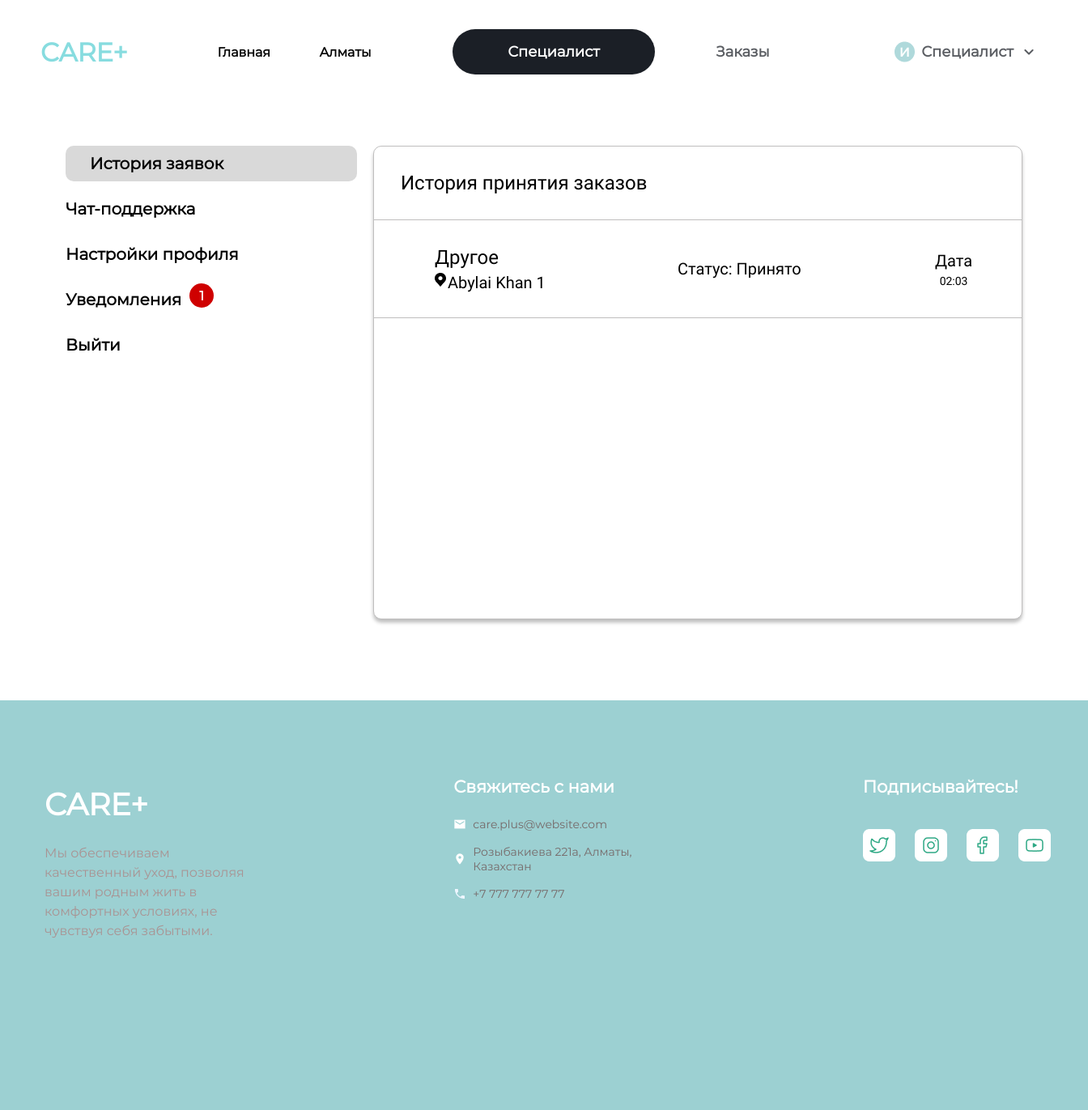
Page /my_orders/ (signed in) on the committed database.
### care_app/models.py (models this page shows, shortened)
class CustomUser(AbstractBaseUser, PermissionsMixin):
    SEX_CHOICES = [
        ('Male', 'Male'),
        ('Female', 'Female'),
    ]
    TYPE_CHOICES = [
        ('Specialist', 'Specialist'),
        ('Client', 'Client'),
    ]
    phone = models.CharField(max_length=15, unique=True)
    email = models.EmailField(unique=True)
    name = models.CharField(max_length=50)
    surname = models.CharField(max_length=50)
    birthday = models.DateField()
    sex = models.CharField(max_length=6, choices=SEX_CHOICES)
    user_type = models.CharField(max_length=10, choices=TYPE_CHOICES, default='Client')
    is_active = models.BooleanField(default=True)
    is_staff = models.BooleanField(default=False)
    profile_picture = models.FileField(upload_to='profile_pictures/', null=True, blank=True, validators=[FileExtensionValidator(allowed_extensions=['jpeg','jpg','png'])])
    document = models.FileField(upload_to='documents/', null=True, blank=True, validators=[FileExtensionValidator(allowed_extensions=['jpeg','jpg','png', 'pdf'])])
    objects = CustomUserManager()
    USERNAME_FIELD = 'phone'
    REQUIRED_FIELDS = ['email', 'name', 'surname', 'birthday', 'sex']

class Order(models.Model):
    author = models.ForeignKey(settings.AUTH_USER_MODEL, on_delete=models.CASCADE, related_name='orders', null=True, blank=True)
    task_name = models.CharField(max_length=255, verbose_name="Название задачи")
    help_for = models.CharField(max_length=50, verbose_name="Кому нужна помощь?")
    gender = models.CharField(max_length=10, verbose_name="Пол клиента")
    age = models.PositiveIntegerField(verbose_name="Возраст", null=True, blank=True)
    weight = models.FloatField(verbose_name="Вес (кг)", null=True, blank=True)
    height = models.FloatField(verbose_name="Рост (см)", null=True, blank=True)
    health_issues = models.TextField(verbose_name="Особенности здоровья", blank=True, null=True)
    mobility = models.CharField(max_length=50, verbose_name="Как передвигается?", blank=True)
    care_location = models.CharField(max_length=50, verbose_name="Место ухода", blank=True)
    frequency = models.CharField(max_length=100, verbose_name="Как часто нужна помощь?", blank=True)
    working_hours = models.CharField(max_length=100, verbose_name="Время работы", blank=True)
    start_date = models.DateField(verbose_name="Когда нужна услуга", blank=True, null=True)
    address = models.TextField(verbose_name="Адрес выполнения работы", blank=True)
    payment_min = models.DecimalField(max_digits=10, decimal_places=2, verbose_name="Минимальная оплата", null=True, blank=True)
    payment_max = models.DecimalField(max_digits=10, decimal_places=2, verbose_name="Максимальная оплата", null=True, blank=True)
    additional_notes = models.TextField(verbose_name="Пожелания к заказу", blank=True)
    phone = models.CharField(max_length=20, verbose_name="Номер телефона")
    full_name = models.CharField(max_length=100, verbose_name="Имя и фамилия клиента")
    created_at = models.DateTimeField(auto_now_add=True)
    updated_at = models.DateTimeField(auto_now=True)
    status = models.CharField(
        max_length=40,
        verbose_name="Статус",
        choices=[
            ('В ожидании', 'В ожидании'),
            ('Принято', 'Принято'),
            ('Выполнено', 'Выполнено'),
        ],
        default='В ожидании'
    )

class OrderTaken(models.Model):
    order = models.ForeignKey(Order, on_delete=models.CASCADE, null=True, blank=True, related_name='order_request')
    client = models.ForeignKey(CustomUser, on_delete=models.CASCADE, null=True, blank=True, related_name='order_requests')
    specialist = models.ForeignKey(CustomUser, on_delete=models.CASCADE, null=True, blank=True, related_name='taken_order_requests')
    status = models.CharField(
        max_length=40,
        verbose_name="Статус",
        choices=[
            ('В ожидании', 'В ожидании'),
            ('Принято', 'Принято'),
            ('Отказано', 'Отказано'),
        ],
        default='В ожидании'
    )

### care_app/views.py (the view)
# urls.py: path('my_orders/', views.my_orders, name='my_orders'),
def my_orders(request):
    if not request.user.is_authenticated:
        return redirect('login')
    if request.user.user_type == 'Client':
        orders = Order.objects.filter(author=request.user)
        return render(request, 'my_orders.html', {'orders': orders, 'notifications_count': notifications_count(request)})
    orders_taken = OrderTaken.objects.filter(specialist=request.user).all()
    orders_list = []
    for order_taken in orders_taken:
        order = order_taken.order
        orders_list.append({
            'order': order,
            'order_taken': order_taken,
        })
    return render(request, 'my_taken_orders.html', {'orders': orders_list, 'notifications_count': notifications_count(request)})

### care_app/views.py (called while the page is built)
def notifications_count(request):
    if not request.user.is_authenticated:
        return 0
    notifications = Notification.objects.filter(user=request.user, read=False)
    return notifications.count()

### care_app/templates/my_taken_orders.html (shortened to what this page needs)
{% load static %}
<!DOCTYPE html>
<html lang="en">
    <head>
        <link rel="stylesheet" href="{% static 'care_app/header.css' %}">
        <link rel="stylesheet" href="{% static 'care_app/my_taken_orders.css' %}">
    </head>
<body>
    {% include 'header.html' %}
    <div class='content'>
        <div class='links'>
            <a href='/my_orders' class='checked' disabled>История заявок</a>
            <a href='/chats'>Чат-поддержка</a>
            <a href='/profile'>Настройки профиля</a>
            <a href='/notifications'>Уведомления {% if notifications_count %}<span id='not_count'>{{notifications_count}}</span>{%endif%} </a>
            <a href='/logout'>Выйти</a>
        </div>
        <div class='block'>
            <div class='top'>
                <p>История принятия заказов</p></div>
            {% for order in orders %}
            <a href='/order/{{order.order.id}}?action=my_orders' style='text-decoration:none;color:inherit;'><div class='order'>
                <div class='texts'>
                    <p class='not-top'>{{order.order.task_name}}</p>
                    <div style='display:flex;'><img src="{% static 'images/mark.png'%}"><p class='not-bot'>{{order.order.address}}</p></div>
                </div>
                <div class='status'>
                    <p class='status-text'>Статус: {{order.order_taken.status}}</p>
                </div>
                <div class='dates'>
                    <p class='data'>Дата</p>
                    <p>{{order.order.created_at|date:'H:i'}}</p>
                </div>
            </div></a>
            <div class='horizontal'><div></div></div>
            {% endfor %}
        </div>
    </div>
    {% include 'footer.html' %}
</body>
</html>

### care_app/templates/header.html (shortened to what this page needs)
{% load static %}
<header class='header'>
    <div class='header-content'>
        <a href='/' style='text-decoration:none;color:inherit;'>
            <div class='header-logo'>CARE+</div><a>
        <a href='/' style='text-decoration:none;color:black;'>
            <p class='header-text'>Главная</p></a>
        <p class='header-text'>Алматы</p>
        {% if user.is_authenticated %}
            {% if request.user.user_type == 'Client' %}
                <a href='/create_order' style='text-decoration:none;color:black;'>
                    <div class='header-client'>Создать заказ</div></a>
                <a href="/my_orders" style='text-decoration:none;color:black;'>
                    <div class='header-spec'>Мои заказы</div></a>
            {% else %}
                <a href='/' style='text-decoration:none;color:black;'>
                    <div class='header-client'>Специалист</div></a>
                <a href="/all_orders" style='text-decoration:none;color:black;'>
                    <div class='header-spec'>Заказы</div></a>
            {% endif %}
            <a id='dropdown-trigger' href='/profile' style='text-decoration:none; color: inherit;'>
                <div class='header-guest'>
                    <img id='user-circle' src="{% static 'images/user-header.png' %}">
                    <span id='header-user-name'>{{user.name}}</span>
                    <img id='dropdown' src="{% static 'images/header-dropdown.png' %}"></div></a>
        {% endif %}
    </div>
</header>

### static/care_app/header.css (style rules this page uses)
.header { font-family: Monsterrat; height: 128px; width: 95%; border-bottom: 1px solid rgba(191, 190, 190, 1); display: flex; align-items: center; padding-right: 5%; }
.header-content { display: flex; flex-direction: row; align-items: center; justify-content: space-between; width: 100%; }
.header-logo { color: rgba(135, 220, 223, 1); font-weight: 600; font-size: 38px; margin-left: 98px; margin-right: 59.33px; cursor: pointer; }
.header-text { font-weight: 600; font-size: 16px; margin-right: 25px; cursor: pointer; }
.header-client { background-color: rgba(27, 31, 38, 1); color: white; font-weight: 600; font-size: 21px; height: 56px; width: 294px; display: flex; justify-content: center; align-items: center; margin-left: 66.33px; margin-right: 72px; border-radius: 100px; cursor: pointer; }
.header-spec { color: rgba(27, 31, 38, 0.72); font-weight: 600; font-size: 21px; text-align: center; cursor: pointer; }
.header-guest { display: flex; align-items: center; font-size: 16px; font-weight: 600; color: rgba(27, 31, 38, 0.72); margin-left: 99.33px; gap: 8px; cursor: pointer; }
#dropdown { padding-left: 5px; }
@media screen and (max-width: 1440px) { .header-logo { font-size: 32px; margin-left: 50px; margin-right: 40px; } }
@media screen and (max-width: 1440px) { .header-client { font-size: 18px; width: 250px; margin-left: 40px; margin-right: 40px; } }
@media screen and (max-width: 1440px) { .header-spec, .header-guest { font-size: 18px; } }

### static/care_app/my_taken_orders.css (style rules this page uses)
body { margin: 0; font-family: Monsterrat; }
.content { margin-top: 52px; display: flex; justify-content: center; gap: 29px; height: auto; }
.links { font-weight: 600; display: flex; flex-direction: column; gap: 12px; width: 360px; }
.links a { text-decoration: none; color: black; align-items: center; height: 44px; display: flex; font-size: 20px; }
.checked { border-radius: 10px; padding-left: 30px; width: 330px; background-color: rgba(217, 217, 217, 1); }
.block { font-family: Roboto; position: relative; border-radius: 10px; box-shadow: 0px 4px 4px 0px rgba(0, 0, 0, 0.25); border: 1px solid rgba(191, 190, 190, 1); background: rgba(255, 255, 255, 1); width: 937px; height: 583px; border-radius: 10px; overflow-y: scroll; }
.block p { margin: 0; }
.top { width: 100%; height: 90px; display: flex; align-items: center; border-bottom: 1px solid rgba(191, 190, 190, 1); }
.top p { margin-left: 33px; font-size: 24px; font-weight: 400; }
.order { height: 120px; width: 100%; display: flex; align-items: center; }
.horizontal { display: flex; justify-content: center; }
.horizontal div { height: 1px; width: 899px; background-color: rgba(191, 190, 190, 1); }
.texts { display: flex; flex-direction: column; justify-content: center; overflow-x: hidden; width: 300px; margin-left: 75px; gap: 5px; }
.texts img { height: 17px; width: 14px; margin-right: 2px; }
.status { width: 300px; }
.not-top { font-weight: 400; font-size: 24px; }
.not-bot { font-weight: 400; font-size: 20px; }
.dates { display: flex; flex-direction: column; justify-content: center; margin-left: 18px; gap: 5px; align-items: center; }
.dates p { font-size: 14px; }
p.data { font-size: 20px; }
.status-text { font-size: 20px; }
#not_count { background-color: #cf0000; color: white; width: 30px; height: 30px; margin-left: 10px; margin-bottom: 10px; font-size: 16px; border-radius: 50%; display: flex; justify-content: center; align-items: center; }
@media screen and (max-width: 1440px) { .content { gap: 20px; } }
@media screen and (max-width: 1440px) { .block { width: 800px; } }

### rows in the picture
CustomUser: name "Специалист"
Order: order.task_name "Другое", order.address "Abylai Khan 1", order_taken.status "Принято", order.created_at "02:03"

### other values in the picture
{{ notifications_count }} "1"
